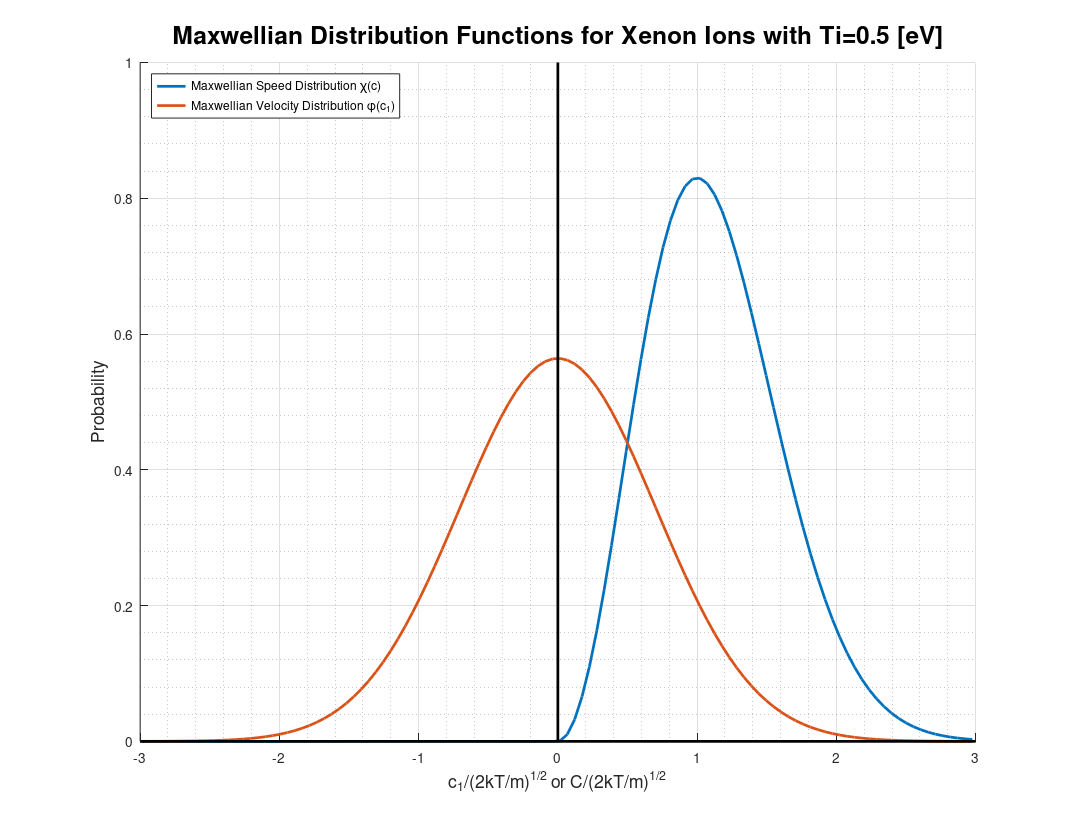

The MATLAB source for this figure:
clc; clear;

% Initialize variables
m = 4.48e-26;     % Mass of nitrogen molecule [kg]
k = 1.38e-23;     % Boltzmann's constant [J/K]
Te = .5;           % Particle Temperature [eV]



% Convert eV to K
T = 1.16045221e4*Te; %Temperature [K]

% Compute two frequently used constants
C1 = 4*pi*(m/(2*pi*k*T))^(3/2);
C2 = m/(2*k*T);
C3 = (m/(2*pi*k*T))^(1/2);

c_mp = sqrt((2*k*T)/(m)); %Most Probable Speed
c = [-3*c_mp:100:3*c_mp];  % Particle Velocity Magnitude [m/s]
for i=1:length(c)
    %Maxwellian Speed Distribution Function
    if c(i)<0
        chiM(i)=0;
    else
        chiM(i) = C1 * c(i)^2 * exp(-C2 * c(i)^2);
    end
    
    %Maxwellian Velocity Distribution Function
    fM(i) = C3 * exp(-C2 * c(i)^2);
    %fM1 = C3 * exp(-C2 * c(i)^2);
    %fM(i) = norm([fM1, fM1, fM1]);
end
hold on
plot(c/c_mp,chiM*c_mp,'LineWidth',2) %normalize with cmp.
plot(c/c_mp,fM*c_mp,'LineWidth',2)

xL = xlim;
yL = ylim;
line(xL, [0 0],'color','k','linewidth',2) %x-axis 
line([0 0], yL,'color','k','linewidth',2) %y-axis

hold off

title(sprintf('Maxwellian Distribution Functions for Xenon Ions with Ti=%d [eV]',Te), 'FontSize', 18)
ylabel('Probability', 'FontSize', 13)
xlabel('c_1/(2kT/m)^{1/2} or C/(2kT/m)^{1/2}', 'FontSize', 13)
grid on
grid minor
legend('Maxwellian Speed Distribution \chi(c)','Maxwellian Velocity Distribution \phi(c_1)','Location','northwest')

set(gcf,'paperorientation','landscape');
set(gcf,'paperunits','normalized');
set(gcf,'paperposition',[0 0 1 1]);
print(gcf,'-dpdf',sprintf('distXe%deV.pdf',Te));
